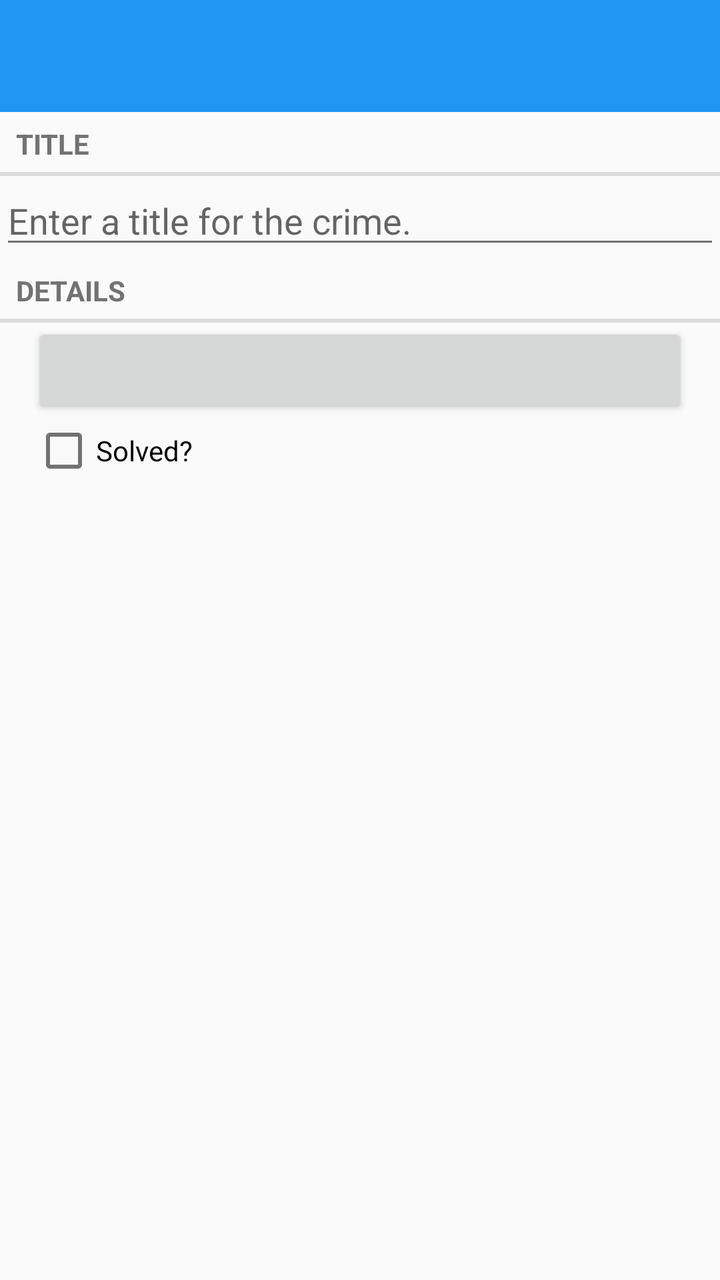
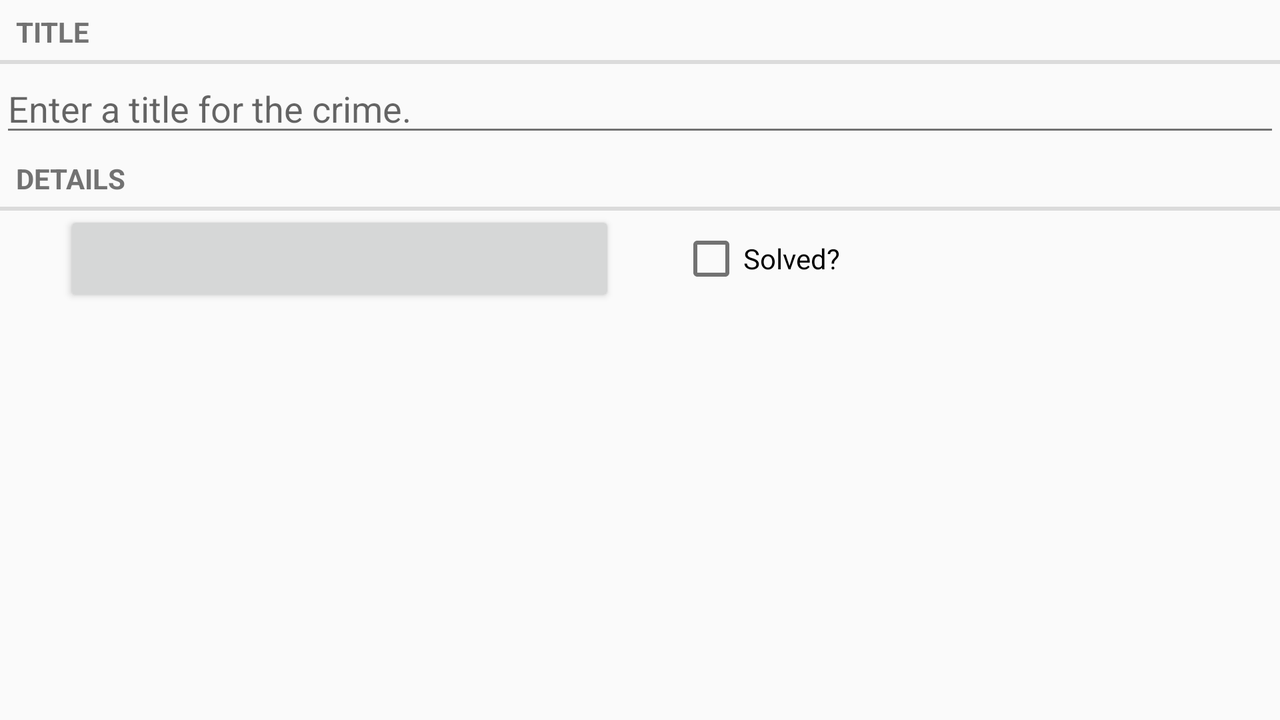

Two renders of one Android screen. The first uses the default layout on a phone; the second uses the alternative layout the repository ships for a different screen configuration, on a matching device. The two XML files are below.
<!-- AndroidManifest.xml: application theme AppTheme -->
<!-- res/layout/fragment_crime.xml -->
<?xml version="1.0" encoding="utf-8"?>
<LinearLayout xmlns:android="http://schemas.android.com/apk/res/android"
              android:orientation="vertical"
              android:layout_width="match_parent"
              android:layout_height="match_parent"
              >

    <include layout="@layout/toolbar"/>

    <TextView
        android:layout_width="match_parent"
        android:layout_height="wrap_content"
        android:text="@string/crime_title_label"
        style="?android:listSeparatorTextViewStyle"/>

    <EditText
        android:id="@+id/crime_title"
        android:layout_width="match_parent"
        android:layout_height="wrap_content"
        android:hint="@string/crime_title_hint"/>

    <TextView
        android:layout_width="match_parent"
        android:layout_height="wrap_content"
        android:text="@string/crime_details_label"
        style="?android:listSeparatorTextViewStyle"/>

    <Button
        android:layout_width="match_parent"
        android:layout_height="wrap_content"
        android:id="@+id/crime_date"
        android:layout_marginLeft="16dp"
        android:layout_marginRight="16dp"/>

    <CheckBox
        android:layout_width="match_parent"
        android:layout_height="wrap_content"
        android:id="@+id/crime_solved"
        android:layout_marginLeft="16dp"
        android:layout_marginRight="16dp"
        android:text="@string/crime_solved_label"/>

</LinearLayout>
<!-- res/layout/toolbar.xml (included above) -->
<?xml version="1.0" encoding="utf-8"?>
<android.support.v7.widget.Toolbar
    android:layout_height="wrap_content"
    android:layout_width="match_parent"
    android:id="@+id/toolbar"
    android:theme="@style/ThemeToolbarDarkOverflow"
    xmlns:android="http://schemas.android.com/apk/res/android"
    android:background="@color/ColorPrimary"/>
<!-- resources referenced by this layout -->
<resources>
  <color name="ColorPrimary">#2196F3</color>
  <string name="crime_details_label">Details</string>
  <string name="crime_solved_label">Solved?</string>
  <string name="crime_title_hint">Enter a title for the crime.</string>
  <string name="crime_title_label">Title</string>
  <style name="ThemeToolbarDarkOverflow" parent="AppTheme">
          <item name="android:textColorPrimary">@color/text_color</item>
      </style>
  <style name="AppTheme" parent="Theme.AppCompat.Light.NoActionBar">
          
          <item name="windowActionBar">false</item>
          <item name="colorPrimary">@color/ColorPrimary</item>
          <item name="colorPrimaryDark">@color/ColorPrimaryDark</item>
          <item name="android:textColorSecondary">@color/SecondaryTextColor</item>
      </style>
  <color name="text_color">#fff</color>
  <color name="ColorPrimaryDark">#1976D2</color>
  <color name="SecondaryTextColor">#727272</color>
</resources>
<!-- res/layout-land/fragment_crime.xml (the repository's variant of the layout above) -->
<!-- drawn on the phone turned sideways -->
<?xml version="1.0" encoding="utf-8"?>
<LinearLayout xmlns:android="http://schemas.android.com/apk/res/android"
              android:orientation="vertical"
              android:layout_width="match_parent"
              android:layout_height="match_parent"
              >

    <TextView
        android:layout_width="match_parent"
        android:layout_height="wrap_content"
        android:text="@string/crime_title_label"
        style="?android:listSeparatorTextViewStyle"/>

    <EditText
        android:id="@+id/crime_title"
        android:layout_width="match_parent"
        android:layout_height="wrap_content"
        android:hint="@string/crime_title_hint"/>

    <TextView
        android:layout_width="match_parent"
        android:layout_height="wrap_content"
        android:text="@string/crime_details_label"
        style="?android:listSeparatorTextViewStyle"/>

    <LinearLayout
        android:layout_width="match_parent"
        android:layout_height="wrap_content"
        android:layout_marginLeft="16dp"
        android:layout_marginRight="16dp"
        android:orientation="horizontal">

        <Button
            android:layout_width="wrap_content"
            android:layout_height="wrap_content"
            android:id="@+id/crime_date"
            android:layout_marginLeft="16dp"
            android:layout_marginRight="16dp"
            android:layout_weight="1"/>

        <CheckBox
            android:layout_width="wrap_content"
            android:layout_height="wrap_content"
            android:id="@+id/crime_solved"
            android:layout_marginLeft="16dp"
            android:layout_marginRight="16dp"
            android:text="@string/crime_solved_label"
            android:layout_weight="1"/>

        </LinearLayout>

</LinearLayout>
<!-- resources referenced by the variant -->
<!-- as the phone turned sideways resolves them -->
<resources>
  <string name="crime_details_label">Details</string>
  <string name="crime_solved_label">Solved?</string>
  <string name="crime_title_hint">Enter a title for the crime.</string>
  <string name="crime_title_label">Title</string>
  <style name="AppTheme" parent="Theme.AppCompat.Light.NoActionBar">
          
          <item name="windowActionBar">false</item>
          <item name="colorPrimary">@color/ColorPrimary</item>
          <item name="colorPrimaryDark">@color/ColorPrimaryDark</item>
          <item name="android:textColorSecondary">@color/SecondaryTextColor</item>
      </style>
  <color name="ColorPrimary">#2196F3</color>
  <color name="ColorPrimaryDark">#1976D2</color>
  <color name="SecondaryTextColor">#727272</color>
</resources>
